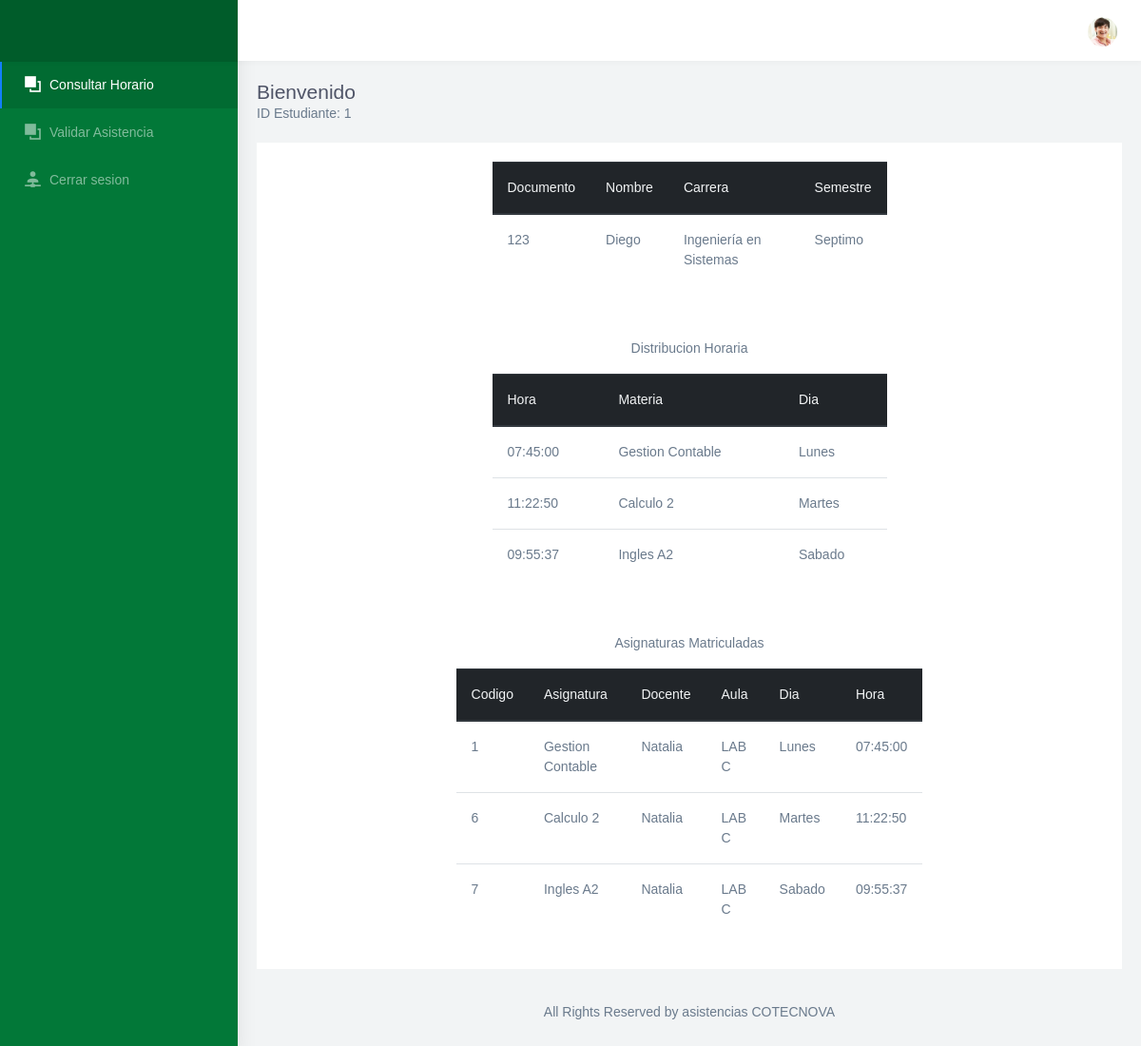
Page /consultar_horario.php (signed in) on the earlier database version.
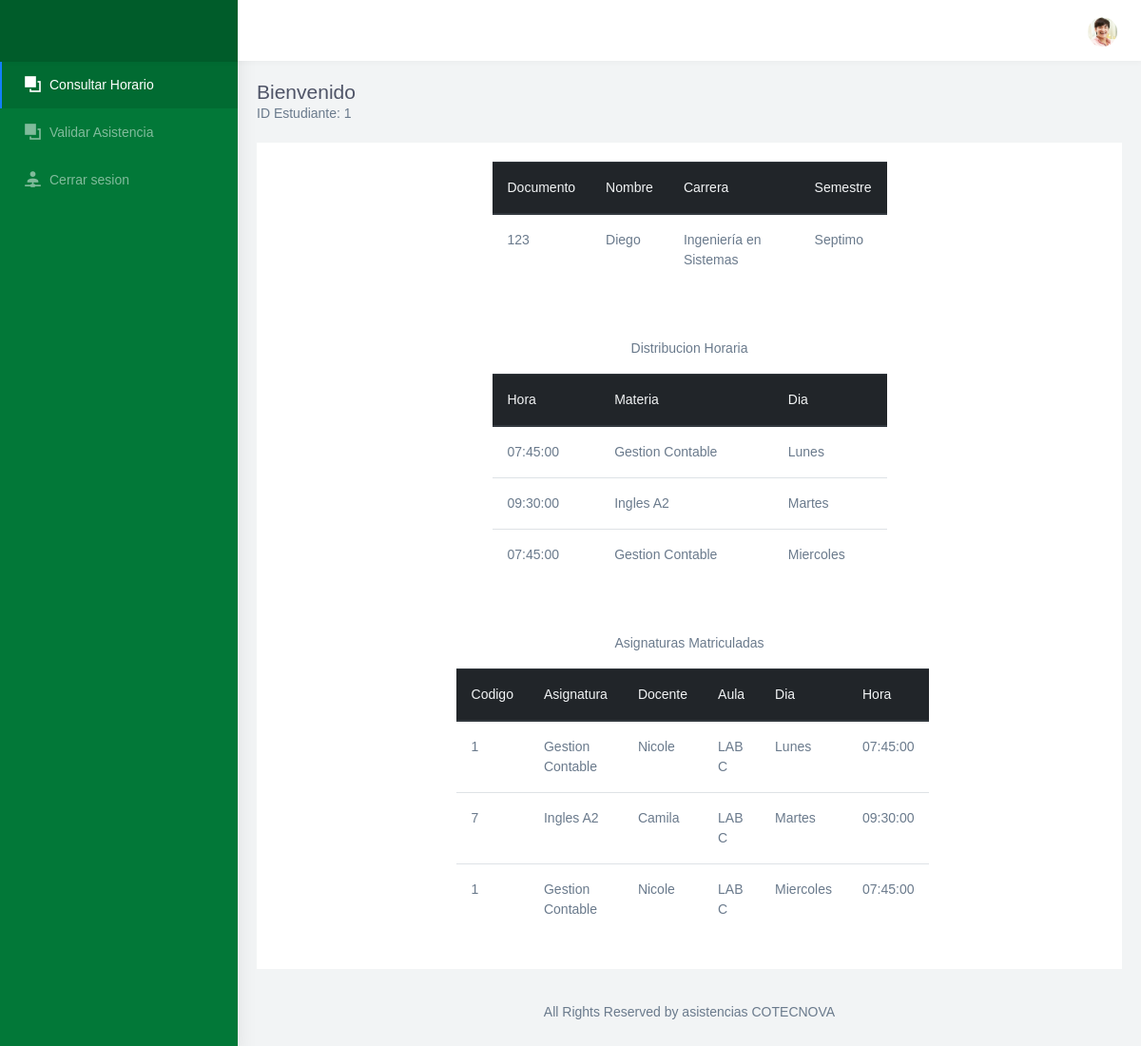
Same page on the later database version.
### tables this page shows
CREATE TABLE `estudiante` (
  `id_estudiante` int(11) NOT NULL COMMENT 'Identificador del estudiante',
  `documento` varchar(45) NOT NULL COMMENT 'Documento del estudiante',
  `nombres` varchar(45) NOT NULL COMMENT 'Nombres del estudiante',
  `apellidos` varchar(45) NOT NULL COMMENT 'Apellidos del estudiante',
  `jornada` varchar(45) NOT NULL COMMENT 'Jornada del estudiante',
  `semestre` varchar(45) NOT NULL COMMENT 'Semestre en el que se encuentra',
  `clave` varchar(45) NOT NULL COMMENT 'Clave del estudiante',
  `estado` int(11) NOT NULL COMMENT 'Activo o inactivo',
  `Carrera_id_carrera` int(11) NOT NULL COMMENT 'Id de la carrera que cursa',
  `tipo_usuario_id_tipo_usuario` int(11) NOT NULL COMMENT 'Id del tipo de usuario'
);

CREATE TABLE `clase` (
  `id_clase` int(11) NOT NULL COMMENT 'Id de la clase',
  `Dias_id_dia` int(11) NOT NULL COMMENT 'Id del dia',
  `hora` time NOT NULL COMMENT 'Hora de inicio de la clase',
  `horafin` time NOT NULL COMMENT 'Hora fin de la clase',
  `codigo` varchar(45) NOT NULL COMMENT 'Codigo de la clase',
  `Docente_id_docente` int(11) NOT NULL COMMENT 'Id del docente que la dara',
  `Aula_id_aula` int(11) NOT NULL COMMENT 'Id del aula en la que se vera',
  `Materia_id_materia` int(11) NOT NULL COMMENT 'Id de la materia que se vera',
  `Grupo_id_grupo` int(11) NOT NULL COMMENT 'Id del grupo asignado',
  `estado` int(11) NOT NULL COMMENT 'Estado de la clase'
);

CREATE TABLE `materia` (
  `id_materia` int(11) NOT NULL COMMENT 'Id de la materia',
  `nombre` varchar(45) NOT NULL COMMENT 'Nombre de la materia',
  `estado` int(11) NOT NULL COMMENT 'Activo o inactivo'
);

CREATE TABLE `dias` (
  `id_dia` int(11) NOT NULL COMMENT 'Id el dia',
  `nombre` varchar(45) NOT NULL COMMENT 'Nombre del dia'
);

CREATE TABLE `docente` (
  `id_docente` int(11) NOT NULL COMMENT 'Identificador del docente',
  `documento` varchar(45) NOT NULL COMMENT 'Documento del docente',
  `nombres` varchar(45) NOT NULL COMMENT 'Nombres del docente\n\n',
  `apellidos` varchar(45) NOT NULL COMMENT 'Apellidos del docente',
  `clave` varchar(45) NOT NULL COMMENT 'Clave del docente',
  `tipo_usuario_id_tipo_usuario` int(11) NOT NULL COMMENT 'Tipo de usuario',
  `estado` int(11) NOT NULL COMMENT 'Activo o inactivo'
);

CREATE TABLE `carrera` (
  `id_carrera` int(11) NOT NULL COMMENT 'Id de la carrera',
  `nombre` varchar(45) NOT NULL COMMENT 'Nombre de la carrera',
  `estado` int(11) NOT NULL COMMENT 'Activa o inactiva'
);

CREATE TABLE `aula` (
  `id_aula` int(11) NOT NULL COMMENT 'Id del aula',
  `nombre` varchar(45) NOT NULL COMMENT 'Nombre del aula',
  `estado` int(11) NOT NULL COMMENT 'Activa o inactiva'
);

### Modelo/MySQL.php (called while the page is built, shortened)
<?php
class MySQL{
    private $hostname  = "localhost";
    private $user = "root";
    private $password = "";
    private $database = "asistencia";
    private $conexion;
    public function conectar(){
        $this->conexion = mysqli_connect($this->hostname, $this->user, $this->password, $this->database);
    }
    public function efectuarConsulta($consulta){
        mysqli_query($this->conexion, "SET lc_time_names = 'es_ES'" );
        mysqli_query($this->conexion, "SET NAMES 'utf8'");
        mysqli_query($this->conexion, "SET CHARACTER 'utf8'");
       $this->resultadoConsulta = mysqli_query($this->conexion, $consulta);
        return $this->resultadoConsulta;
    }
}

### consultar_horario.php (the view, shortened to what the changed rows need)
<!DOCTYPE html>
<html dir="ltr" lang="en">
<head>
	<link href="css/chartist.min.css" rel="stylesheet">
	<link href="css/style.min.css" rel="stylesheet">
	<link href="css/ie7.css" rel="stylesheet">
	<link href="css/materialdesignicons.min.css" rel="stylesheet">
	<link href="css/weather-icons.min.css" rel="stylesheet">
</head>
<body>
	<?php
	require_once 'Modelo/MySQL.php';
	$mysql = new MySQL;
	$mysql->conectar();
	$id_estudiante = $_SESSION['idEstudiante'];
	$datosestudiante = $mysql->efectuarConsulta("SELECT estudiante.id_estudiante, estudiante.documento, estudiante.nombres, estudiante.Carrera_id_carrera, estudiante.semestre, carrera.id_carrera, carrera.nombre from estudiante join carrera on estudiante.Carrera_id_carrera = carrera.id_carrera where estudiante.id_estudiante = " . $id_estudiante . "");
	while ($valores1 = mysqli_fetch_assoc($datosestudiante)) {
		$documento = $valores1['documento'];
		$nombres = $valores1['nombres'];
		$carrera = $valores1['nombre'];
		$semestre = $valores1['semestre'];
	}
	$dhorario = $mysql->efectuarConsulta("SELECT estudiante.id_estudiante, grupo.Estudiante_id_estudiante, clase.hora, materia.nombre, dias.nombre as nombredia FROM estudiante JOIN grupo on estudiante.id_estudiante = grupo.Estudiante_id_estudiante join clase on clase.Grupo_id_grupo = grupo.id_grupo join materia on materia.id_materia = clase.Materia_id_materia join dias on dias.id_dia = clase.Dias_id_dia where estudiante.id_estudiante = " . $id_estudiante . "");
	$Amaterias = $mysql->efectuarConsulta("SELECT estudiante.id_estudiante, grupo.Estudiante_id_estudiante, materia.nombre as nombremateria, materia.id_materia, docente.nombres, aula.nombre as nombreaula, dias.nombre as nombredia, clase.hora FROM estudiante JOIN grupo on estudiante.id_estudiante = grupo.Estudiante_id_estudiante join clase on clase.Grupo_id_grupo = grupo.id_grupo join materia on materia.id_materia = clase.Materia_id_materia join docente on docente.id_docente = clase.Docente_id_docente join aula on aula.id_aula = clase.Aula_id_aula join dias on dias.id_dia = clase.Dias_id_dia where estudiante.id_estudiante = " . $id_estudiante . "");
	?>
	<div id="main-wrapper" data-navbarbg="skin6" data-theme="light" data-layout="vertical" data-sidebartype="full" data-boxed-layout="full">
		<div class="page-wrapper">
			<div class="container-fluid">
				<div class="row">
					<div class="col-12">
						<div class="card">
							<center>
								<div class="card-body col-md-6 col-md-offset-3">
									<table class="table">
										<thead class="thead-dark">
											<tr>
												<th scope="col">Documento</th>
												<th scope="col">Nombre</th>
												<th scope="col">Carrera</th>
												<th scope="col">Semestre</th>
											</tr>
										</thead>
										<tbody>
											<tr>
												<th scope="row"><?php echo $documento ?></th>
												<td><?php echo $nombres ?></td>
												<td><?php echo $carrera ?></td>
												<td><?php echo $semestre ?></td>
											</tr>
										</tbody>
									</table>
								</div>
							</center>
							<center>
								<div class="card-body col-md-6 col-md-offset-3">
									<table class="table">
										<thead class="thead-dark">
											<tr>
												<th scope="col">Hora</th>
												<th scope="col">Materia</th>
												<th scope="col">Dia</th>
											</tr>
										</thead>
										<tbody>
											<?php
											while ($valores2 = mysqli_fetch_assoc($dhorario)) {
											?>
												<tr>
													<th scope="row"><?php echo $valores2['hora'] ?></th>
													<td><?php echo $valores2['nombre'] ?></td>
													<td><?php echo $valores2['nombredia'] ?></td>
												</tr>
											<?php
											}
											?>
										</tbody>
									</table>
								</div>
							</center>
							<center>
								<div class="card-body col-md-7 col-md-offset-3">
									<table class="table">
										<thead class="thead-dark">
											<tr>
												<th scope="col">Codigo</th>
												<th scope="col">Asignatura</th>
												<th scope="col">Docente</th>
												<th scope="col">Aula</th>
												<th scope="col">Dia</th>
												<th scope="col">Hora</th>
											</tr>
										</thead>
										<tbody>
											<tr>
												<?php
												while ($valores3 = mysqli_fetch_assoc($Amaterias)) {
												?>
													<th scope="row"><?php echo $valores3['id_materia'] ?></th>
													<td><?php echo $valores3['nombremateria'] ?></td>
													<td><?php echo $valores3['nombres'] ?></td>
													<td><?php echo $valores3['nombreaula'] ?></td>
													<td><?php echo $valores3['nombredia'] ?></td>
													<td><?php echo $valores3['hora'] ?></td>
											</tr>
										<?php
												}
										?>
										</tbody>
									</table>
								</div>
							</center>
						</div>
					</div>
				</div>
			</div>
		</div>
</body>
</html>

Differences in the rows shown:
changed estudiante "Diego": clase.hora "11:22:50" → "09:30:00"; materia.nombre "Calculo 2" → "Ingles A2"; clase.hora "09:55:37" → "07:45:00"; materia.nombre "Ingles A2" → "Gestion Contable"; dias.nombre "Sabado" → "Miercoles"; docente.nombres "Natalia" → "Nicole"; materia.id_materia "6" → "7"; docente.nombres "Natalia" → "Camila"; materia.id_materia "7" → "1"
